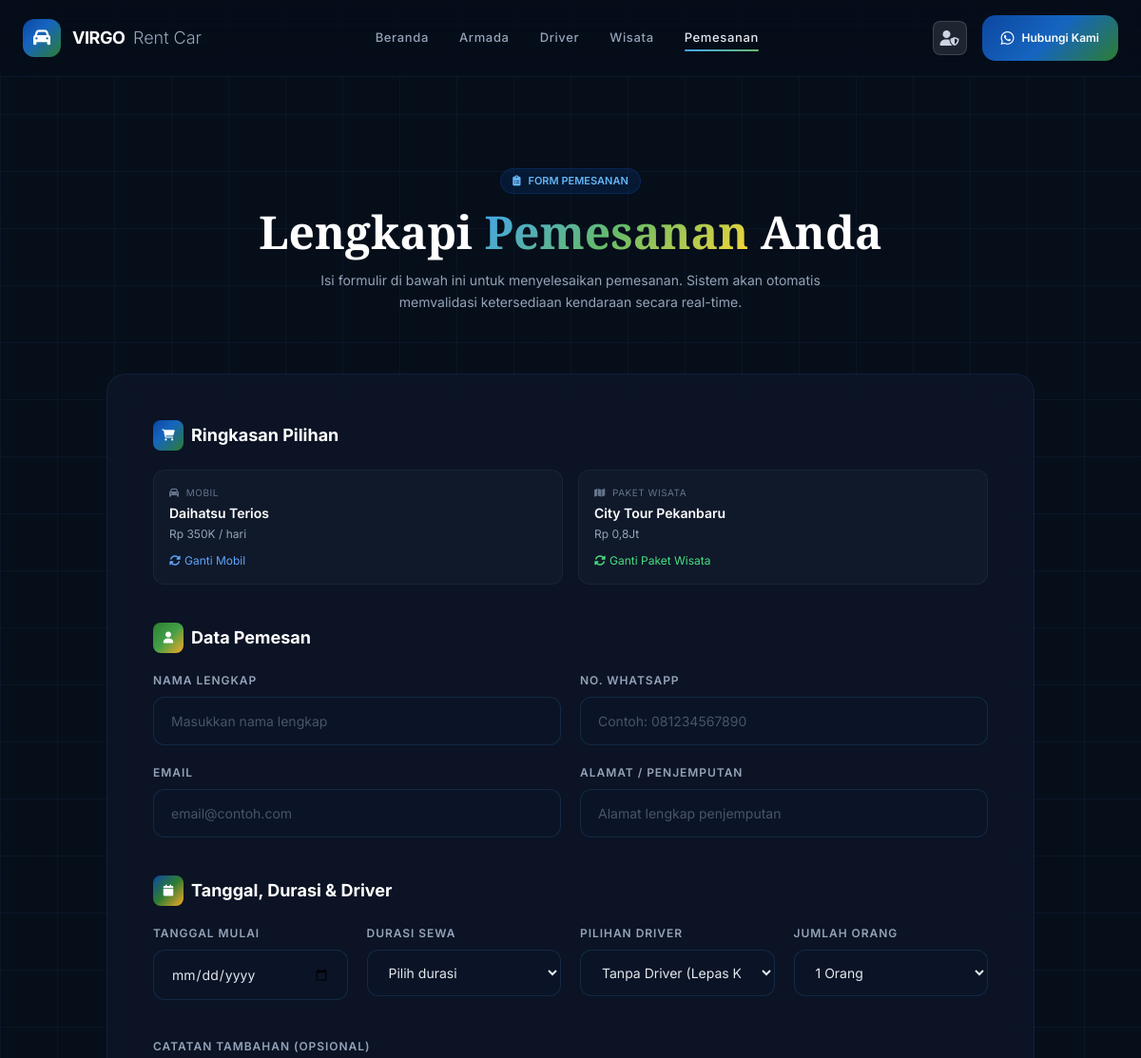
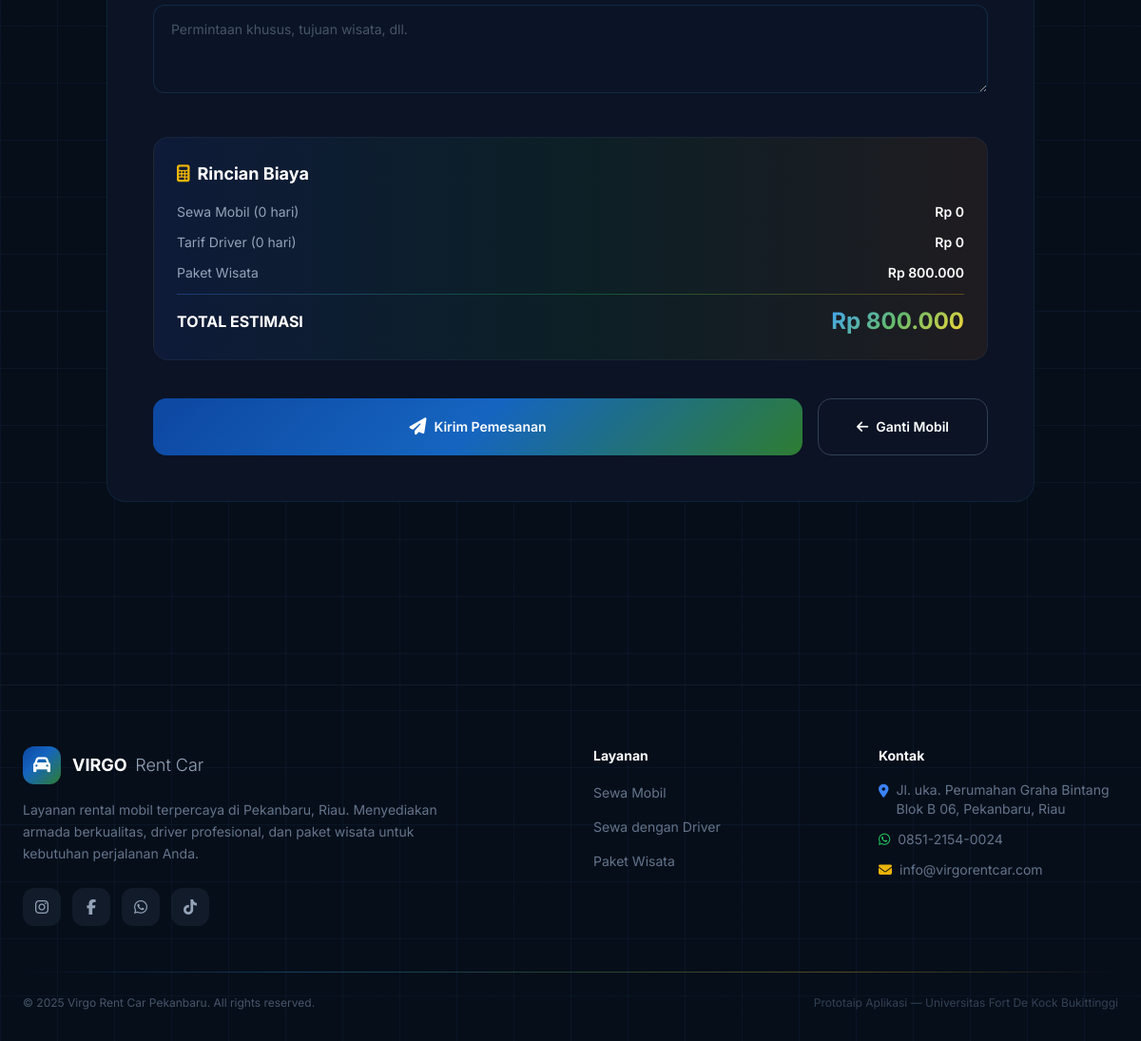
Page /pemesanan.php?mobil=10&wisata=1 on the committed database (2 pictures, top to bottom).
### tables this page shows
CREATE TABLE `tbl_kendaraan` (
  `id_kendaraan` int(11) NOT NULL AUTO_INCREMENT,
  `nama_mobil` varchar(100) NOT NULL,
  `kategori` varchar(50) NOT NULL,
  `transmisi` varchar(20) NOT NULL,
  `bahan_bakar` varchar(20) NOT NULL,
  `kapasitas_kursi` int(11) NOT NULL,
  `harga_sewa` int(11) NOT NULL,
  `status` varchar(20) DEFAULT 'Tersedia',
  `gambar` varchar(255) DEFAULT NULL,
  PRIMARY KEY (`id_kendaraan`)
);

CREATE TABLE `tbl_wisata` (
  `id_wisata` int(11) NOT NULL AUTO_INCREMENT,
  `nama_paket` varchar(100) NOT NULL,
  `durasi` varchar(50) NOT NULL,
  `harga` int(11) NOT NULL,
  `gambar` varchar(255) DEFAULT NULL,
  PRIMARY KEY (`id_wisata`)
);

### pemesanan.php (the view, shortened to what this page needs)
<?php
require 'header.php';
 $id_mobil_get = isset($_GET['mobil']) ? intval($_GET['mobil']) : 0;
 $id_driver_get = isset($_GET['driver']) ? intval($_GET['driver']) : 0;
 $id_wisata_get = isset($_GET['wisata']) ? intval($_GET['wisata']) : 0;
 $data_mobil = null; $harga_mobil = 0;
 $data_wisata = null; $harga_wisata = 0;
if ($id_mobil_get > 0) {
    $res = mysqli_query($koneksi, "SELECT * FROM tbl_kendaraan WHERE id_kendaraan = $id_mobil_get");
    if (mysqli_num_rows($res) > 0) {
        $data_mobil = mysqli_fetch_assoc($res);
        $harga_mobil = $data_mobil['harga_sewa'];
    }
}
if ($id_wisata_get > 0) {
    $res = mysqli_query($koneksi, "SELECT * FROM tbl_wisata WHERE id_wisata = $id_wisata_get");
    if (mysqli_num_rows($res) > 0) {
        $data_wisata = mysqli_fetch_assoc($res);
        $harga_wisata = $data_wisata['harga'];
    }
}
 $success_msg = "";
?>
<section class="py-24 relative" id="pemesanan">
    <div class="max-w-5xl mx-auto px-6">
        <div class="text-center mb-16 fade-up">
            <div class="badge-blue inline-flex items-center gap-2 mb-4">
                <i class="fas fa-clipboard-list"></i> FORM PEMESANAN
            </div>
            <h2 class="section-title font-serif text-4xl md:text-5xl font-bold text-white mb-4">
                Lengkapi <span class="grad-text">Pemesanan</span> Anda
            </h2>
            <p class="text-slate-400 max-w-xl mx-auto text-sm leading-relaxed">
                Isi formulir di bawah ini untuk menyelesaikan pemesanan. Sistem akan otomatis memvalidasi ketersediaan kendaraan secara real-time.
            </p>
        </div>
        <div class="card-glass p-8 md:p-12 fade-up">
            <?php if (!$data_mobil && !$data_wisata && !$success_msg): ?>
                <div class="text-center py-10">
                    <i class="fas fa-info-circle text-4xl text-blue-500 mb-4"></i>
                    <h3 class="text-white text-xl font-bold mb-2">Belum Ada Pilihan</h3>
                    <p class="text-slate-400 mb-6">Silakan pilih armada atau paket wisata terlebih dahulu sebelum mengisi form pemesanan.</p>
                    <div class="flex flex-wrap justify-center gap-4">
                        <a href="armada.php" class="btn-primary">Pilih Armada Sekarang</a>
                        <a href="wisata.php" class="btn-secondary">Pilih Paket Wisata</a>
                    </div>
                </div>
            <?php else: ?>
            <form id="bookingForm" method="POST" action="">
                <div class="mb-10">
                    <h3 class="text-white font-bold text-lg mb-5 flex items-center gap-2">
                        <div class="w-8 h-8 rounded-lg grad-blue-green flex items-center justify-center">
                            <i class="fas fa-shopping-cart text-white text-xs"></i>
                        </div>
                        Ringkasan Pilihan
                    </h3>
                    <div class="grid md:grid-cols-2 gap-4">
                        <div class="bg-slate-800/30 rounded-xl p-4 border border-slate-700/30 flex flex-col">
                            <div class="flex-1">
                                <div class="text-slate-500 text-[10px] uppercase tracking-wider mb-1"><i class="fas fa-car mr-1"></i> Mobil</div>
                                <div class="text-white text-sm font-semibold"><?= $data_mobil ? $data_mobil['nama_mobil'] : 'Tidak dipilih'; ?></div>
                                <div class="text-slate-400 text-xs mt-1"><?= $data_mobil ? 'Rp ' . number_format($harga_mobil / 1000, 0, ',', '.') . 'K / hari' : 'Kosong (opsional untuk paket wisata)'; ?></div>
                            </div>
                            <a href="armada.php<?= $id_wisata_get > 0 ? '?wisata=' . $id_wisata_get : ''; ?>" class="mt-3 text-xs text-blue-400 hover:text-white transition-colors inline-flex items-center gap-1">
                                <i class="fas fa-<?= $data_mobil ? 'sync-alt' : 'plus-circle'; ?>"></i> <?= $data_mobil ? 'Ganti Mobil' : 'Pilih Mobil'; ?>
                            </a>
                        </div>
                        <div class="bg-slate-800/30 rounded-xl p-4 border border-slate-700/30 flex flex-col">
                            <div class="flex-1">
                                <div class="text-slate-500 text-[10px] uppercase tracking-wider mb-1"><i class="fas fa-map mr-1"></i> Paket Wisata</div>
                                <div class="text-white text-sm font-semibold"><?= $data_wisata ? $data_wisata['nama_paket'] : 'Tidak dipilih'; ?></div>
                                <div class="text-slate-400 text-xs mt-1"><?= $data_wisata ? 'Rp ' . number_format($harga_wisata / 1000000, 1, ',', '.') . 'Jt' : ''; ?></div>
                            </div>
                            <a href="wisata.php?mobil=<?= $id_mobil_get; ?>" class="mt-3 text-xs text-green-400 hover:text-white transition-colors inline-flex items-center gap-1">
                                <i class="fas fa-<?= $data_wisata ? 'sync-alt' : 'plus-circle'; ?>"></i> <?= $data_wisata ? 'Ganti Paket Wisata' : 'Pilih Paket Wisata'; ?>
                            </a>
                        </div>
                    </div>
                </div>
                <div class="mb-10">
                    <h3 class="text-white font-bold text-lg mb-5 flex items-center gap-2">
                        <div class="w-8 h-8 rounded-lg grad-green-yellow flex items-center justify-center">
                            <i class="fas fa-user text-white text-xs"></i>
                        </div>
                        Data Pemesan
                    </h3>
                    <div class="grid md:grid-cols-2 gap-5">
                        <div>
                            <label class="form-label">Nama Lengkap</label>
                            <input type="text" name="nama" class="form-input" placeholder="Masukkan nama lengkap" required>
                        </div>
                        <div>
                            <label class="form-label">No. WhatsApp</label>
                            <input type="tel" name="wa" class="form-input" placeholder="Contoh: 081234567890" required>
                        </div>
                        <div>
                            <label class="form-label">Email</label>
                            <input type="email" name="email" class="form-input" placeholder="email@contoh.com">
                        </div>
                        <div>
                            <label class="form-label">Alamat / Penjemputan</label>
                            <input type="text" name="alamat" class="form-input" placeholder="Alamat lengkap penjemputan" required>
                        </div>
                    </div>
                </div>
                <div class="mb-10">
                    <h3 class="text-white font-bold text-lg mb-5 flex items-center gap-2">
                        <div class="w-8 h-8 rounded-lg grad-blue-yellow flex items-center justify-center">
                            <i class="fas fa-calendar text-white text-xs"></i>
                        </div>
                        Tanggal, Durasi & Driver
                    </h3>
                    <div class="grid md:grid-cols-2 lg:grid-cols-4 gap-5">
                        <div>
                            <label class="form-label">Tanggal Mulai</label>
                            <input type="date" name="tanggal_mulai" id="inputTanggal" class="form-input" required onchange="calculateTotal()">
                        </div>
                        <div>
                            <label class="form-label">Durasi Sewa</label>
                            <select name="durasi" id="inputDurasi" class="form-input" required onchange="calculateTotal()">
                                <option value="">Pilih durasi</option>
                            </select>
                        </div>
                        <div>
                            <label class="form-label">Pilihan Driver</label>
                            <select name="id_driver" id="inputDriver" class="form-input" onchange="calculateTotal()">
                                <option value="0" data-price="0" <?= ($id_driver_get == 0) ? 'selected' : ''; ?>>Tanpa Driver (Lepas Kunci)</option>
                            </select>
                        </div>
                        <div>
                            <label class="form-label">Jumlah Orang</label>
                            <select name="orang" class="form-input">
                                <option value="1">1 Orang</option>
                            </select>
                        </div>
                    </div>
                </div>
                <div class="mb-10">
                    <label class="form-label">Catatan Tambahan (Opsional)</label>
                    <textarea name="catatan" class="form-input" rows="3" placeholder="Permintaan khusus, tujuan wisata, dll."></textarea>
                </div>
                <div class="mb-10 bg-gradient-to-r from-blue-900/20 via-green-900/20 to-yellow-900/20 rounded-2xl p-6 border border-slate-700/30">
                    <h3 class="text-white font-bold text-lg mb-4 flex items-center gap-2">
                        <i class="fas fa-calculator text-yellow-500"></i>
                        Rincian Biaya
                    </h3>
                    <div class="space-y-3">
                        <div class="flex justify-between items-center">
                            <span class="text-slate-400 text-sm">Sewa Mobil (<span id="labelDurasiMobil">0</span> hari)</span>
                            <span class="text-white font-semibold text-sm" id="priceMobil">Rp 0</span>
                        </div>
                        <div class="flex justify-between items-center">
                            <span class="text-slate-400 text-sm">Tarif Driver (<span id="labelDurasiDriver">0</span> hari)</span>
                            <span class="text-white font-semibold text-sm" id="priceDriver">Rp 0</span>
                        </div>
                        <div class="flex justify-between items-center">
                            <span class="text-slate-400 text-sm">Paket Wisata</span>
                            <span class="text-white font-semibold text-sm" id="priceTour">Rp 0</span>
                        </div>
                        <div class="h-px bg-gradient-to-r from-blue-500/30 via-green-500/30 to-yellow-500/30 my-2"></div>
                        <div class="flex justify-between items-center">
                            <span class="text-white font-bold text-base">TOTAL ESTIMASI</span>
                            <span class="text-2xl font-bold grad-text" id="priceTotal">Rp 0</span>
                        </div>
                    </div>
                </div>
                <div class="flex flex-col sm:flex-row gap-4">
                    <button type="submit" class="btn-primary py-4 px-10 text-sm flex-1">
                        <i class="fas fa-paper-plane text-lg"></i> Kirim Pemesanan
                    </button>
                    <a href="armada.php<?= $id_wisata_get > 0 ? '?wisata=' . $id_wisata_get : ''; ?>" class="border border-slate-700 text-white rounded-[14px] py-4 px-10 text-sm font-semibold hover:border-slate-500 hover:bg-white/5 transition-all flex items-center justify-center gap-2">
                        <i class="fas fa-arrow-left"></i> Ganti Mobil
                    </a>
                </div>
            </form>
            <?php endif; ?>
        </div>
    </div>
</section>
<?php require 'footer.php'; ?>

### css/style.css (style rules this page uses)
* { margin: 0; padding: 0; box-sizing: border-box; }
html { scroll-behavior: smooth; }
body { font-family: 'Inter', sans-serif; background: #060e1a; color: #e2e8f0; }
.grad-blue-green { background: linear-gradient(135deg, #0D47A1 0%, #1565C0 40%, #2E7D32 100%); }
.grad-green-yellow { background: linear-gradient(135deg, #2E7D32 0%, #43A047 50%, #F9A825 100%); }
.grad-blue-yellow { background: linear-gradient(135deg, #0D47A1 0%, #2E7D32 50%, #F9A825 100%); }
.grad-text { background: linear-gradient(135deg, #42A5F5, #66BB6A, #FDD835); -webkit-background-clip: text; -webkit-text-fill-color: transparent; background-clip: text; }
.grid-pattern { background-image: linear-gradient(rgba(66,165,245,0.05) 1px, transparent 1px), linear-gradient(90deg, rgba(66,165,245,0.05) 1px, transparent 1px); background-size: 60px 60px; }
.section-title { font-family: 'Playfair Display', serif; }
.card-glass { background: rgba(13, 22, 40, 0.8); backdrop-filter: blur(20px); border: 1px solid rgba(66, 165, 245, 0.1); border-radius: 20px; transition: all 0.4s cubic-bezier(0.4, 0, 0.2, 1); }
.btn-primary { background: linear-gradient(135deg, #0D47A1, #1565C0, #2E7D32); color: white; border: none; border-radius: 14px; padding: 14px 32px; font-weight: 600; font-size: 14px; cursor: pointer; transition: all 0.3s ease; position: relative; overflow: hidden; display: inline-flex; align-items: center; justify-content: center; gap: 8px; text-decoration: none; }
.btn-primary::before { content: ''; position: absolute; top: 0; left: -100%; width: 100%; height: 100%; background: linear-gradient(90deg, transparent, rgba(255,255,255,0.15), transparent); transition: left 0.5s ease; }
.form-input { background: rgba(13, 22, 40, 0.6); border: 1px solid rgba(66, 165, 245, 0.15); border-radius: 12px; padding: 14px 18px; color: #e2e8f0; font-size: 14px; width: 100%; transition: all 0.3s ease; outline: none; }
.form-input::placeholder { color: #475569; }
.form-label { font-size: 12px; font-weight: 600; letter-spacing: 0.08em; text-transform: uppercase; color: #94a3b8; margin-bottom: 8px; display: block; }
.badge-blue { background: rgba(13, 71, 161, 0.2); color: #64B5F6; border: 1px solid rgba(13, 71, 161, 0.3); padding: 4px 12px; border-radius: 20px; font-size: 11px; font-weight: 600; }
.fade-up { opacity: 0; transform: translateY(40px); transition: all 0.8s cubic-bezier(0.4, 0, 0.2, 1); }
.fade-up.visible { opacity: 1; transform: translateY(0); }

### rows in the picture
tbl_kendaraan: nama_mobil "Daihatsu Terios", $harga_mobil/1000 "350"
tbl_wisata: nama_paket "City Tour Pekanbaru", $harga_wisata/1000000 "0,8"
